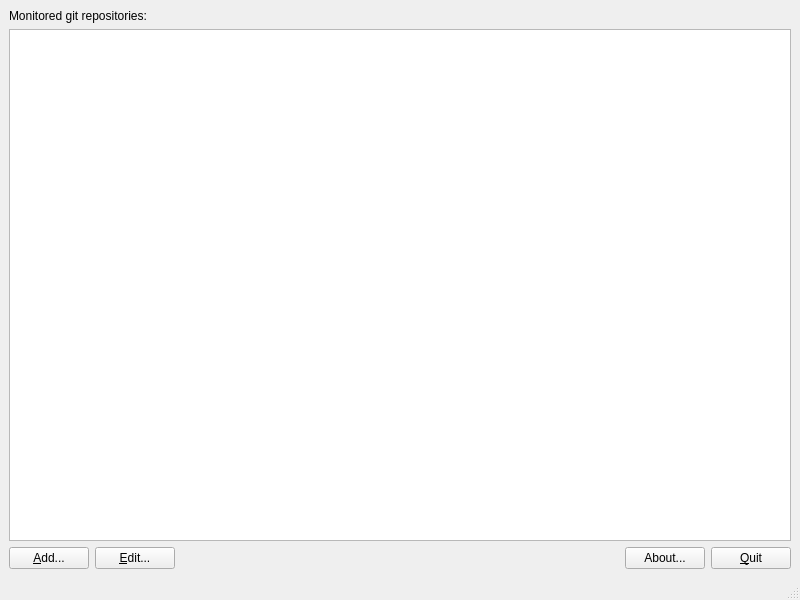
<?xml version="1.0" encoding="UTF-8"?>
<ui version="4.0">
 <class>MainWindow</class>
 <widget class="QMainWindow" name="MainWindow">
  <property name="geometry">
   <rect>
    <x>0</x>
    <y>0</y>
    <width>800</width>
    <height>600</height>
   </rect>
  </property>
  <property name="windowTitle">
   <string>Git Monitor</string>
  </property>
  <widget class="QWidget" name="centralWidget">
   <layout class="QVBoxLayout" name="verticalLayout">
    <item>
     <widget class="QLabel" name="repoHeadingLabel">
      <property name="text">
       <string>Monitored git repositories:</string>
      </property>
     </widget>
    </item>
    <item>
     <widget class="QTableView" name="repoTableView">
      <property name="alternatingRowColors">
       <bool>true</bool>
      </property>
      <property name="selectionBehavior">
       <enum>QAbstractItemView::SelectionBehavior::SelectRows</enum>
      </property>
      <property name="horizontalScrollMode">
       <enum>QAbstractItemView::ScrollMode::ScrollPerPixel</enum>
      </property>
      <property name="sortingEnabled">
       <bool>true</bool>
      </property>
      <attribute name="horizontalHeaderDefaultSectionSize">
       <number>150</number>
      </attribute>
      <attribute name="horizontalHeaderHighlightSections">
       <bool>false</bool>
      </attribute>
      <attribute name="horizontalHeaderShowSortIndicator" stdset="0">
       <bool>true</bool>
      </attribute>
      <attribute name="verticalHeaderVisible">
       <bool>false</bool>
      </attribute>
     </widget>
    </item>
    <item>
     <layout class="QHBoxLayout" name="horizontalLayout">
      <item>
       <widget class="QPushButton" name="addRepoButton">
        <property name="sizePolicy">
         <sizepolicy hsizetype="Fixed" vsizetype="Fixed">
          <horstretch>0</horstretch>
          <verstretch>0</verstretch>
         </sizepolicy>
        </property>
        <property name="text">
         <string>&amp;Add...</string>
        </property>
        <property name="shortcut">
         <string>Ctrl+N</string>
        </property>
       </widget>
      </item>
      <item>
       <widget class="QPushButton" name="editRepoButton">
        <property name="text">
         <string>&amp;Edit...</string>
        </property>
        <property name="shortcut">
         <string>Ctrl+E</string>
        </property>
       </widget>
      </item>
      <item>
       <spacer name="horizontalSpacer">
        <property name="orientation">
         <enum>Qt::Orientation::Horizontal</enum>
        </property>
        <property name="sizeHint" stdset="0">
         <size>
          <width>40</width>
          <height>20</height>
         </size>
        </property>
       </spacer>
      </item>
      <item>
       <widget class="QPushButton" name="aboutButton">
        <property name="text">
         <string>About...</string>
        </property>
       </widget>
      </item>
      <item>
       <widget class="QPushButton" name="quitButton">
        <property name="text">
         <string>&amp;Quit</string>
        </property>
        <property name="shortcut">
         <string>Ctrl+Q</string>
        </property>
       </widget>
      </item>
     </layout>
    </item>
   </layout>
  </widget>
  <widget class="QMenuBar" name="menuBar">
   <property name="geometry">
    <rect>
     <x>0</x>
     <y>0</y>
     <width>800</width>
     <height>34</height>
    </rect>
   </property>
  </widget>
  <widget class="QStatusBar" name="statusBar"/>
 </widget>
 <resources/>
 <connections/>
</ui>
